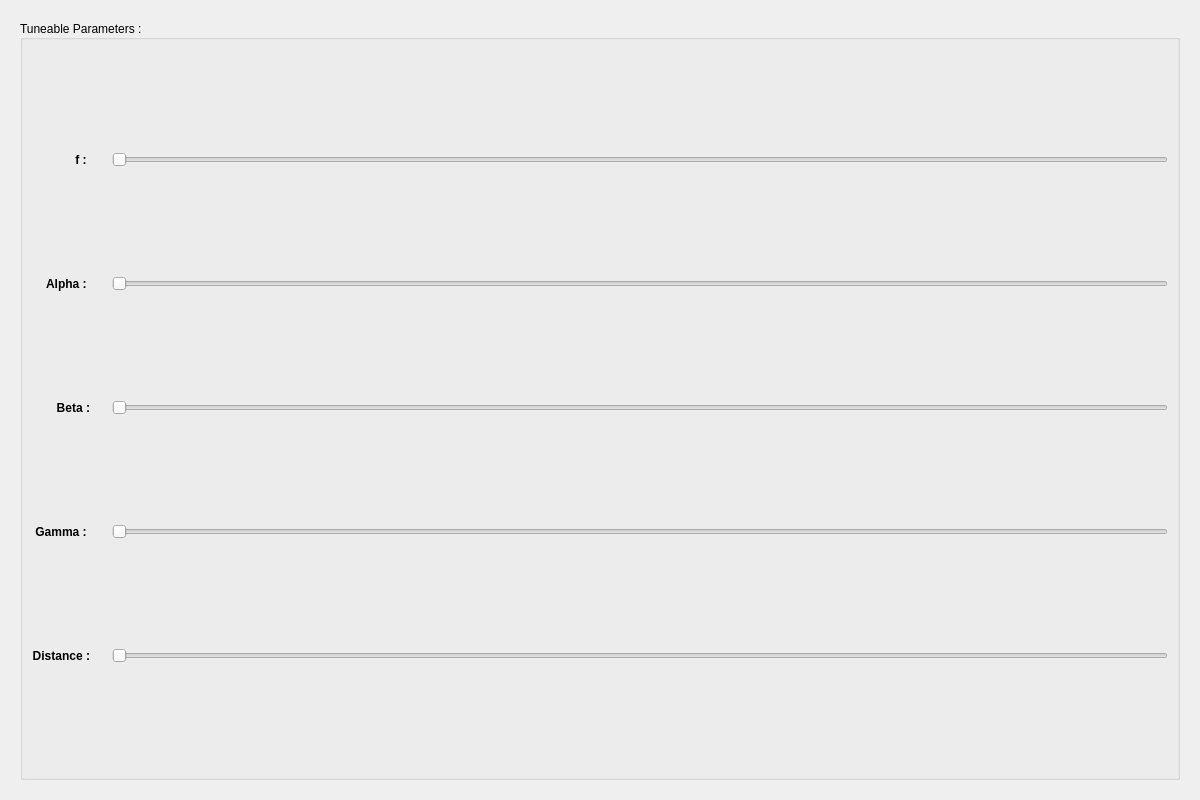
<?xml version="1.0" encoding="UTF-8"?>
<ui version="4.0">
 <class>CamCalibGUI</class>
 <widget class="QWidget" name="CamCalibGUI">
  <property name="geometry">
   <rect>
    <x>0</x>
    <y>0</y>
    <width>1200</width>
    <height>800</height>
   </rect>
  </property>
  <property name="windowTitle">
   <string>Form</string>
  </property>
  <layout class="QGridLayout" name="mainGridLayout">
   <item row="0" column="0">
    <widget class="QWidget" name="leftwidget" native="true">
     <layout class="QVBoxLayout" name="left_verticalLayout">
      <item>
       <widget class="QGroupBox" name="tuneableParamBox">
        <property name="minimumSize">
         <size>
          <width>10</width>
          <height>10</height>
         </size>
        </property>
        <property name="title">
         <string>Tuneable Parameters : </string>
        </property>
        <property name="alignment">
         <set>Qt::AlignLeading|Qt::AlignLeft|Qt::AlignVCenter</set>
        </property>
        <layout class="QGridLayout" name="boxGridLayout">
         <item row="0" column="0">
          <widget class="QLabel" name="focal_label">
           <property name="font">
            <font>
             <weight>75</weight>
             <bold>true</bold>
             <strikeout>false</strikeout>
             <kerning>false</kerning>
            </font>
           </property>
           <property name="text">
            <string>f : </string>
           </property>
           <property name="alignment">
            <set>Qt::AlignRight|Qt::AlignTrailing|Qt::AlignVCenter</set>
           </property>
          </widget>
         </item>
         <item row="0" column="1">
          <widget class="QLabel" name="focal_val">
           <property name="minimumSize">
            <size>
             <width>10</width>
             <height>10</height>
            </size>
           </property>
           <property name="text">
            <string/>
           </property>
          </widget>
         </item>
         <item row="0" column="2">
          <widget class="QSlider" name="focal_slider">
           <property name="orientation">
            <enum>Qt::Horizontal</enum>
           </property>
          </widget>
         </item>
         <item row="1" column="0">
          <widget class="QLabel" name="alpha_label">
           <property name="font">
            <font>
             <weight>75</weight>
             <bold>true</bold>
             <strikeout>false</strikeout>
             <kerning>false</kerning>
            </font>
           </property>
           <property name="text">
            <string>Alpha : </string>
           </property>
           <property name="alignment">
            <set>Qt::AlignRight|Qt::AlignTrailing|Qt::AlignVCenter</set>
           </property>
          </widget>
         </item>
         <item row="1" column="1">
          <widget class="QLabel" name="alpha_val">
           <property name="minimumSize">
            <size>
             <width>10</width>
             <height>10</height>
            </size>
           </property>
           <property name="text">
            <string/>
           </property>
          </widget>
         </item>
         <item row="1" column="2">
          <widget class="QSlider" name="alpha_slider">
           <property name="orientation">
            <enum>Qt::Horizontal</enum>
           </property>
          </widget>
         </item>
         <item row="2" column="0">
          <widget class="QLabel" name="beta_label">
           <property name="font">
            <font>
             <weight>75</weight>
             <bold>true</bold>
             <strikeout>false</strikeout>
             <kerning>false</kerning>
            </font>
           </property>
           <property name="text">
            <string>Beta :</string>
           </property>
           <property name="alignment">
            <set>Qt::AlignRight|Qt::AlignTrailing|Qt::AlignVCenter</set>
           </property>
          </widget>
         </item>
         <item row="2" column="1">
          <widget class="QLabel" name="beta_val">
           <property name="minimumSize">
            <size>
             <width>10</width>
             <height>10</height>
            </size>
           </property>
           <property name="text">
            <string/>
           </property>
          </widget>
         </item>
         <item row="2" column="2">
          <widget class="QSlider" name="beta_slider">
           <property name="orientation">
            <enum>Qt::Horizontal</enum>
           </property>
          </widget>
         </item>
         <item row="3" column="0">
          <widget class="QLabel" name="gamma_label">
           <property name="font">
            <font>
             <weight>75</weight>
             <bold>true</bold>
             <strikeout>false</strikeout>
             <kerning>false</kerning>
            </font>
           </property>
           <property name="text">
            <string>Gamma : </string>
           </property>
           <property name="alignment">
            <set>Qt::AlignRight|Qt::AlignTrailing|Qt::AlignVCenter</set>
           </property>
          </widget>
         </item>
         <item row="3" column="1">
          <widget class="QLabel" name="gamma_val">
           <property name="minimumSize">
            <size>
             <width>10</width>
             <height>10</height>
            </size>
           </property>
           <property name="text">
            <string/>
           </property>
          </widget>
         </item>
         <item row="3" column="2">
          <widget class="QSlider" name="gamma_slider">
           <property name="orientation">
            <enum>Qt::Horizontal</enum>
           </property>
          </widget>
         </item>
         <item row="4" column="0">
          <widget class="QLabel" name="distance_label">
           <property name="font">
            <font>
             <weight>75</weight>
             <bold>true</bold>
             <strikeout>false</strikeout>
             <kerning>false</kerning>
            </font>
           </property>
           <property name="text">
            <string>Distance :</string>
           </property>
           <property name="alignment">
            <set>Qt::AlignRight|Qt::AlignTrailing|Qt::AlignVCenter</set>
           </property>
          </widget>
         </item>
         <item row="4" column="1">
          <widget class="QLabel" name="distance_val">
           <property name="minimumSize">
            <size>
             <width>10</width>
             <height>10</height>
            </size>
           </property>
           <property name="text">
            <string/>
           </property>
          </widget>
         </item>
         <item row="4" column="2">
          <widget class="QSlider" name="distance_slider">
           <property name="orientation">
            <enum>Qt::Horizontal</enum>
           </property>
          </widget>
         </item>
        </layout>
       </widget>
      </item>
     </layout>
    </widget>
   </item>
  </layout>
 </widget>
 <resources/>
 <connections/>
</ui>
